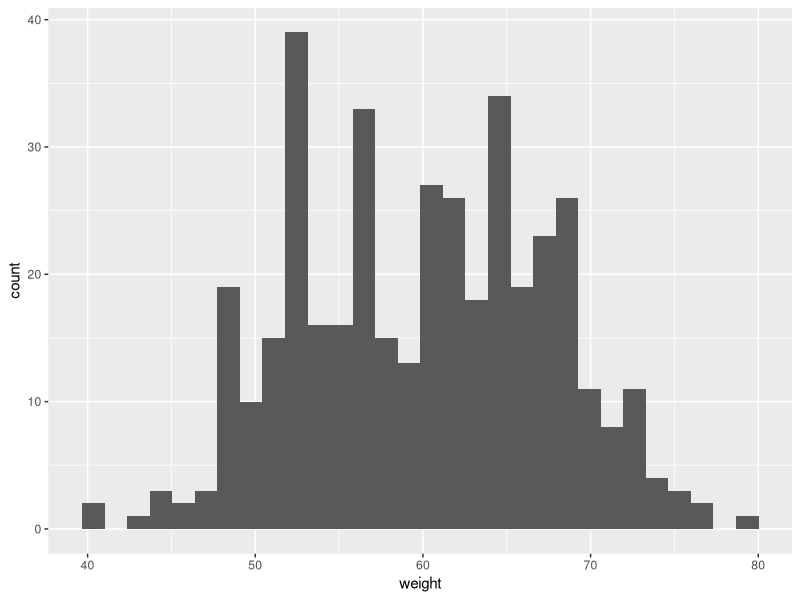
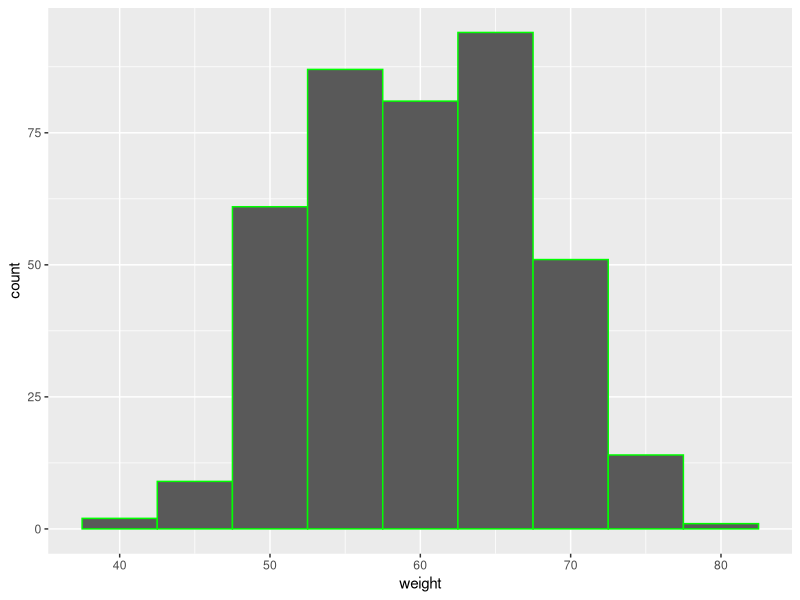
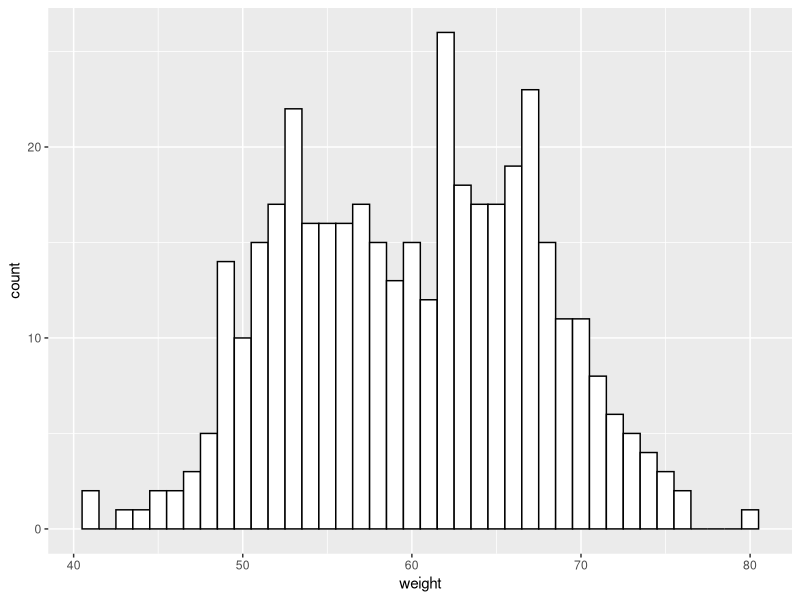
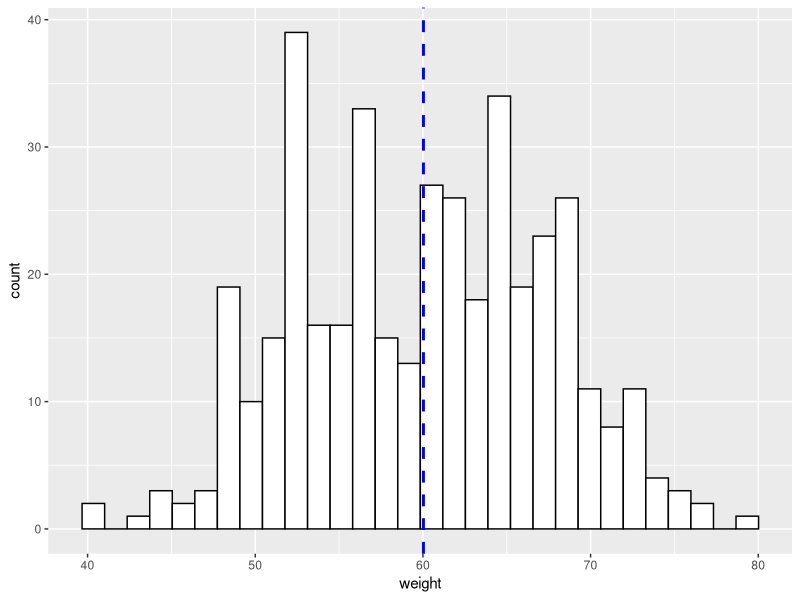
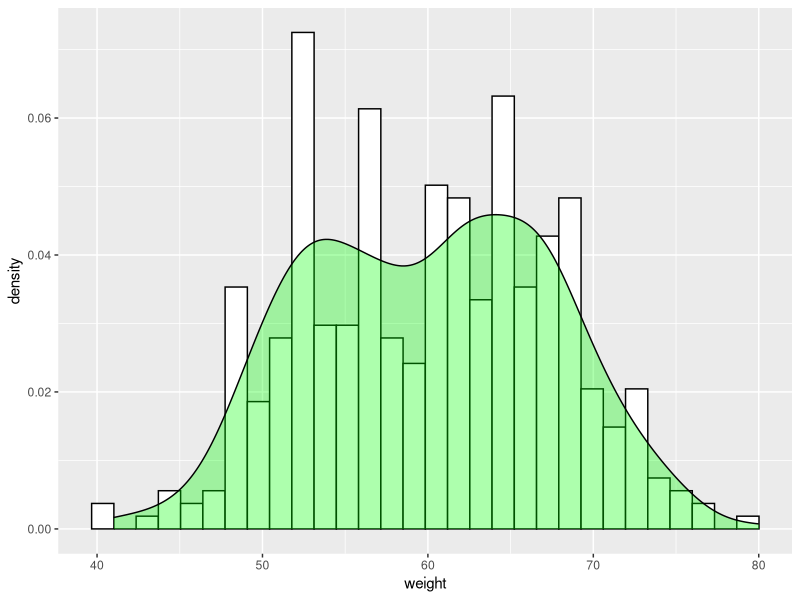
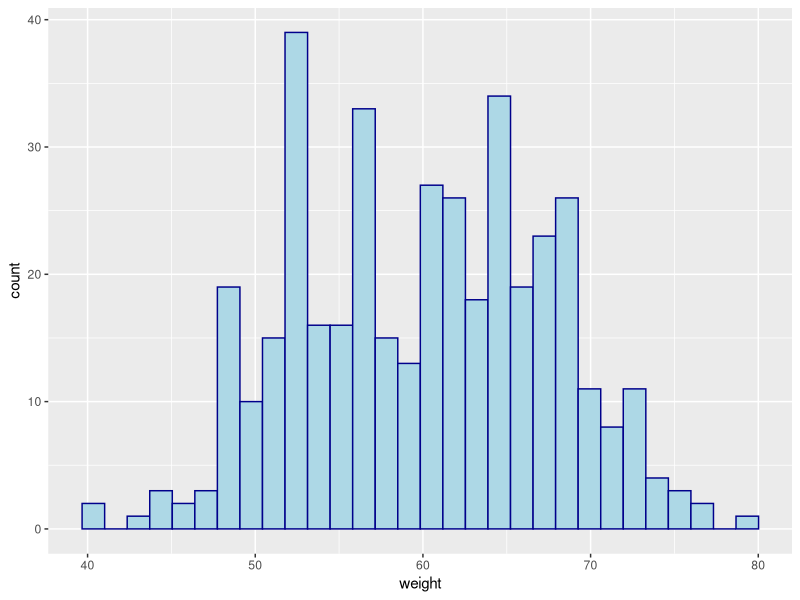

Write the R code that produced these figures, in order.
#Importing the dataset
#to import csv file we use read.csv function
dataset = read.csv("data.csv")
#importing the library
library(ggplot2)
#basic histogram using ggplot2

ggplot(dataset, aes(x = weight)) +
  geom_histogram()

#changing the width of bin


ggplot(dataset, aes(x = weight)) +
  geom_histogram(binwidth = 5, color = "green")

#changing colors

ggplot(dataset, aes(x= weight)) +
  geom_histogram(binwidth = 1, color = "black", fill  = "white")


#adding the mean line

myPlot= ggplot(dataset, aes(x = weight)) +
  geom_histogram(color = "black", fill = "white")

myPlot + geom_vline( aes( xintercept = mean(weight)),
                     color = "blue", linetype = "dashed", size= 1)


#Histogram with density plot

ggplot(dataset, aes(x = weight)) +
  geom_histogram(aes( y = after_stat(density)), color = "black", fill  = "white") +
  geom_density( fill = "green", alpha = .32)

# alpha is used to increase transparency

#density plot is a smooth version of a histogram

# changing bin color and fill color


ggplot(dataset, aes(x = weight)) +
  geom_histogram( color = "darkblue", fill  = "lightblue") 
